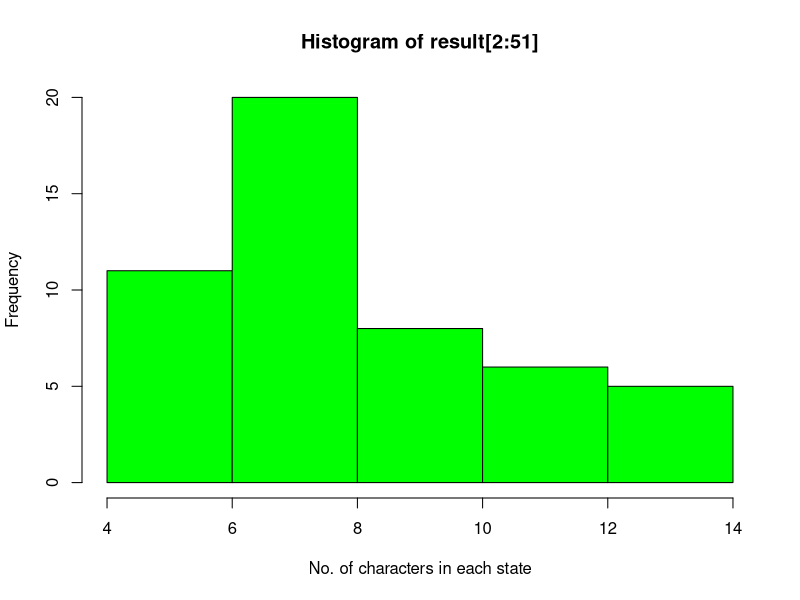

Write the R code that produced this figure.
States = rownames(USArrests)
rownames(USArrests)

#for w
grep("w",rownames(USArrests))
x<-grep("w",States)

for (i in 1:length(x)){
  print(States[x[i]])
  
}
#output:
#[1] "Delaware"
#[1] "Hawaii"
#[1] "Iowa"
#[1] "New Hampshire"
#[1] "New Jersey"
#[1] "New Mexico"
#[1] "New York"

#for W
grep("W",rownames(USArrests))
y<-grep("W",States)

for (i in 1:length(y)){
  print(States[y[i]])
  
}
#output:
#[1] "Washington"
#[1] "West Virginia"
#[1] "Wisconsin"
#[1] "Wyoming"




#problem 2
#2. Prepare a Histogram of the number of characters in each US state.

result <- c(0)
for(i in 1:50){
  temp <- States[i]
  len <- nchar(temp)
  result <- c(result,len)
  
}
hist(result[2:51],xlab="No. of characters in each state",col = "green")
